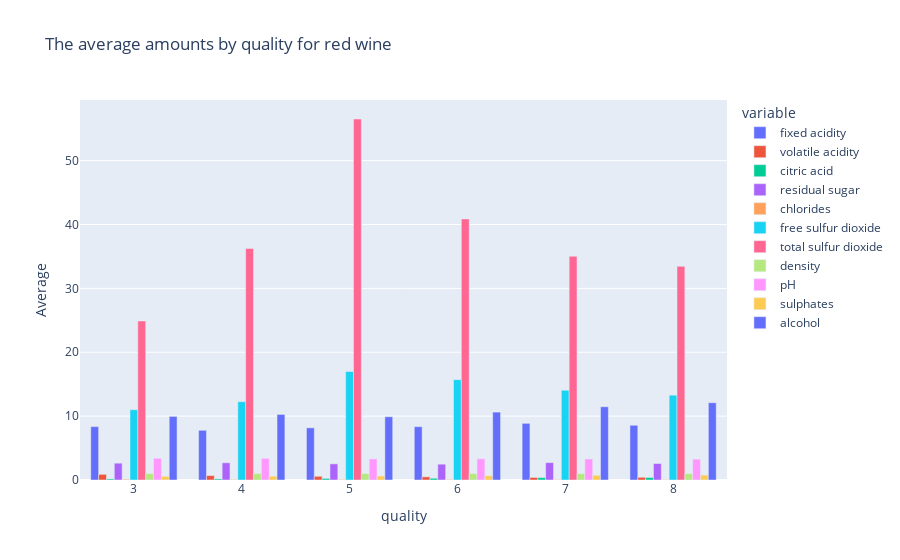

This figure's notebook cell:
### Code cell
fig = px.bar(rw_avg, x=rw_avg['quality'], y=columns , labels = {"value" : "Average"},barmode="group", title="The average amounts by quality for red wine")
fig.show()

### Figure 1 — Plotly figure (JSON) as saved in the notebook; plotly's stock layout.template omitted (floating-point values rounded to 4 significant figures)
{"data": [{"alignmentgroup": "True", "hovertemplate": "variable=fixed acidity<br>quality=%{x}<br>Average=%{y}<extra></extra>", "legendgroup": "fixed acidity", "marker": {"color": "#636efa"}, "name": "fixed acidity", "offsetgroup": "fixed acidity", "orientation": "v", "showlegend": true, "textposition": "auto", "type": "bar", "x": [3, 4, 5, 6, 7, 8], "xaxis": "x", "y": [8.36, 7.779, 8.167, 8.347, 8.872, 8.567], "yaxis": "y"}, {"alignmentgroup": "True", "hovertemplate": "variable=volatile acidity<br>quality=%{x}<br>Average=%{y}<extra></extra>", "legendgroup": "volatile acidity", "marker": {"color": "#EF553B"}, "name": "volatile acidity", "offsetgroup": "volatile acidity", "orientation": "v", "showlegend": true, "textposition": "auto", "type": "bar", "x": [3, 4, 5, 6, 7, 8], "xaxis": "x", "y": [0.8845, 0.694, 0.577, 0.4975, 0.4039, 0.4233], "yaxis": "y"}, {"alignmentgroup": "True", "hovertemplate": "variable=citric acid<br>quality=%{x}<br>Average=%{y}<extra></extra>", "legendgroup": "citric acid", "marker": {"color": "#00cc96"}, "name": "citric acid", "offsetgroup": "citric acid", "orientation": "v", "showlegend": true, "textposition": "auto", "type": "bar", "x": [3, 4, 5, 6, 7, 8], "xaxis": "x", "y": [0.171, 0.1742, 0.2437, 0.2738, 0.3752, 0.3911], "yaxis": "y"}, {"alignmentgroup": "True", "hovertemplate": "variable=residual sugar<br>quality=%{x}<br>Average=%{y}<extra></extra>", "legendgroup": "residual sugar", "marker": {"color": "#ab63fa"}, "name": "residual sugar", "offsetgroup": "residual sugar", "orientation": "v", "showlegend": true, "textposition": "auto", "type": "bar", "x": [3, 4, 5, 6, 7, 8], "xaxis": "x", "y": [2.635, 2.694, 2.529, 2.477, 2.721, 2.578], "yaxis": "y"}, {"alignmentgroup": "True", "hovertemplate": "variable=chlorides<br>quality=%{x}<br>Average=%{y}<extra></extra>", "legendgroup": "chlorides", "marker": {"color": "#FFA15A"}, "name": "chlorides", "offsetgroup": "chlorides", "orientation": "v", "showlegend": true, "textposition": "auto", "type": "bar", "x": [3, 4, 5, 6, 7, 8], "xaxis": "x", "y": [0.1225, 0.09068, 0.09274, 0.08496, 0.07659, 0.06844], "yaxis": "y"}, {"alignmentgroup": "True", "hovertemplate": "variable=free sulfur dioxide<br>quality=%{x}<br>Average=%{y}<extra></extra>", "legendgroup": "free sulfur dioxide", "marker": {"color": "#19d3f3"}, "name": "free sulfur dioxide", "offsetgroup": "free sulfur dioxide", "orientation": "v", "showlegend": true, "textposition": "auto", "type": "bar", "x": [3, 4, 5, 6, 7, 8], "xaxis": "x", "y": [11, 12.26, 16.98, 15.71, 14.05, 13.28], "yaxis": "y"}, {"alignmentgroup": "True", "hovertemplate": "variable=total sulfur dioxide<br>quality=%{x}<br>Average=%{y}<extra></extra>", "legendgroup": "total sulfur dioxide", "marker": {"color": "#FF6692"}, "name": "total sulfur dioxide", "offsetgroup": "total sulfur dioxide", "orientation": "v", "showlegend": true, "textposition": "auto", "type": "bar", "x": [3, 4, 5, 6, 7, 8], "xaxis": "x", "y": [24.9, 36.25, 56.51, 40.87, 35.02, 33.44], "yaxis": "y"}, {"alignmentgroup": "True", "hovertemplate": "variable=density<br>quality=%{x}<br>Average=%{y}<extra></extra>", "legendgroup": "density", "marker": {"color": "#B6E880"}, "name": "density", "offsetgroup": "density", "orientation": "v", "showlegend": true, "textposition": "auto", "type": "bar", "x": [3, 4, 5, 6, 7, 8], "xaxis": "x", "y": [0.9975, 0.9965, 0.9971, 0.9966, 0.9961, 0.9952], "yaxis": "y"}, {"alignmentgroup": "True", "hovertemplate": "variable=pH<br>quality=%{x}<br>Average=%{y}<extra></extra>", "legendgroup": "pH", "marker": {"color": "#FF97FF"}, "name": "pH", "offsetgroup": "pH", "orientation": "v", "showlegend": true, "textposition": "auto", "type": "bar", "x": [3, 4, 5, 6, 7, 8], "xaxis": "x", "y": [3.398, 3.382, 3.305, 3.318, 3.291, 3.267], "yaxis": "y"}, {"alignmentgroup": "True", "hovertemplate": "variable=sulphates<br>quality=%{x}<br>Average=%{y}<extra></extra>", "legendgroup": "sulphates", "marker": {"color": "#FECB52"}, "name": "sulphates", "offsetgroup": "sulphates", "orientation": "v", "showlegend": true, "textposition": "auto", "type": "bar", "x": [3, 4, 5, 6, 7, 8], "xaxis": "x", "y": [0.57, 0.5964, 0.621, 0.6753, 0.7413, 0.7678], "yaxis": "y"}, {"alignmentgroup": "True", "hovertemplate": "variable=alcohol<br>quality=%{x}<br>Average=%{y}<extra></extra>", "legendgroup": "alcohol", "marker": {"color": "#636efa"}, "name": "alcohol", "offsetgroup": "alcohol", "orientation": "v", "showlegend": true, "textposition": "auto", "type": "bar", "x": [3, 4, 5, 6, 7, 8], "xaxis": "x", "y": [9.955, 10.27, 9.9, 10.63, 11.47, 12.09], "yaxis": "y"}], "layout": {"barmode": "group", "legend": {"title": {"text": "variable"}, "tracegroupgap": 0}, "title": {"text": "The average amounts by quality for red wine"}, "xaxis": {"anchor": "y", "domain": [0, 1], "title": {"text": "quality"}}, "yaxis": {"anchor": "x", "domain": [0, 1], "title": {"text": "Average"}}}}
